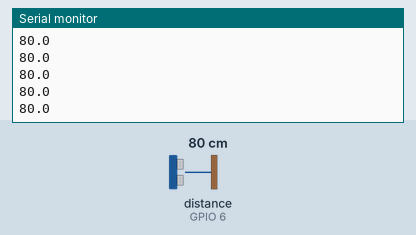
The sketch below on a simulated ESP32-S3. Shown: the last lines printed to the serial monitor. Wiring (inferred from the names in the program): ultrasonic range finder: trigger GPIO 5; echo GPIO 6. Inputs (shaded band) come from the test bench; at power-on: distance to the obstacle (sensor on GPIO 6) 80 cm. The echo pulse lasts 58.3 µs per cm; nothing arrives over Bluetooth unless stated; a phone connects over Bluetooth LE 3 s after start.

Above: at 1.2 s.
1.3 s: distance to the obstacle (sensor on GPIO 6) set to 2 cm
At 1.37 s:
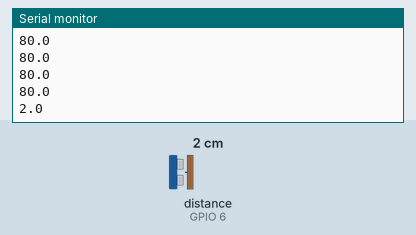
4.3 s: distance to the obstacle (sensor on GPIO 6) set to 4 cm
At 4.39 s:
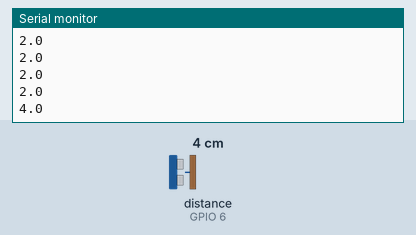
Timing chart, 0 to 7.3 s (numbered marks = the images above; inputs shaded):
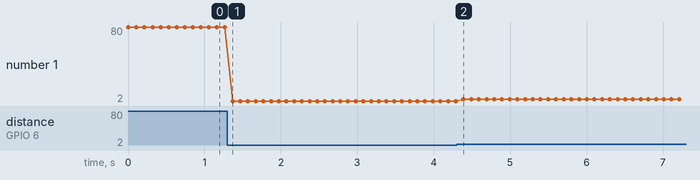

The sketch:

esp32_distance_bt.ino
```cpp
#include <BLEDevice.h>
#include <BLEServer.h>
#include <BLEUtils.h>
#include <BLE2902.h>

#define SERVICE_UUID        "a7c2e1f0-3b4d-4e8a-9c1f-2d5e6f708192"
#define CHARACTERISTIC_UUID "a7c2e1f1-3b4d-4e8a-9c1f-2d5e6f708192"

const int TRIG_PIN = 5;
const int ECHO_PIN = 6;

BLECharacteristic *distanceChar = nullptr;
bool clientConnected = false;

class ServerCallbacks : public BLEServerCallbacks {
  void onConnect(BLEServer *server) override {
    clientConnected = true;
    Serial.println("Pi connected.");
  }
  void onDisconnect(BLEServer *server) override {
    clientConnected = false;
    Serial.println("Pi disconnected.");
    BLEDevice::startAdvertising();
  }
};

float readDistance() {
  digitalWrite(TRIG_PIN, LOW);
  delayMicroseconds(2);
  digitalWrite(TRIG_PIN, HIGH);
  delayMicroseconds(10);
  digitalWrite(TRIG_PIN, LOW);

  unsigned long duration = pulseIn(ECHO_PIN, HIGH, 30000);
  if (duration == 0) return -1.0;
  return duration * 0.0343 / 2.0;
}

void setup() {
  Serial.begin(115200);
  pinMode(TRIG_PIN, OUTPUT);
  pinMode(ECHO_PIN, INPUT);
  digitalWrite(TRIG_PIN, LOW);

  BLEDevice::init("ESP32_Sensor");
  BLEServer *server = BLEDevice::createServer();
  server->setCallbacks(new ServerCallbacks());

  BLEService *service = server->createService(SERVICE_UUID);
  distanceChar = service->createCharacteristic(
      CHARACTERISTIC_UUID,
      BLECharacteristic::PROPERTY_READ | BLECharacteristic::PROPERTY_NOTIFY);
  distanceChar->addDescriptor(new BLE2902());
  service->start();

  BLEAdvertising *advertising = BLEDevice::getAdvertising();
  advertising->addServiceUUID(SERVICE_UUID);
  advertising->setScanResponse(true);
  BLEDevice::startAdvertising();

  Serial.println("BLE advertising as 'ESP32_Sensor'.");
}

void loop() {
  float distance = readDistance();

  char buf[16];
  int len = snprintf(buf, sizeof(buf), "%.1f", distance);
  distanceChar->setValue((uint8_t *)buf, len);
  if (clientConnected) {
    distanceChar->notify();
  }

  Serial.println(buf);
  delay(100);
}
```

Measured:
- after the input at 1.3 s, the serial monitor: prints a new line after 0.07 s (image 1)
- after the input at 4.3 s, the serial monitor: prints a new line after 0.09 s (image 2)
- plotted number 1: 80 → 2 after the input at 1.3 s, 2 → 4 after the input at 4.3 s
